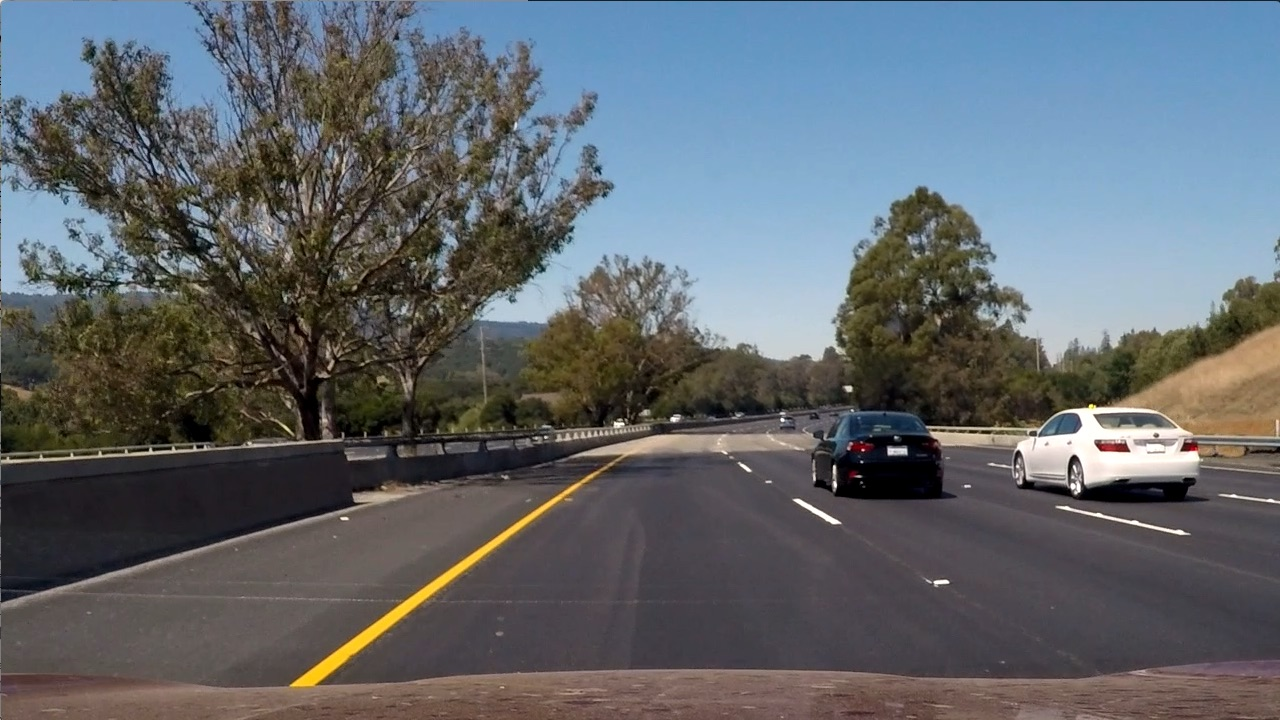
#> input picture p4-advanced-lane-lines/test_images/test6.jpg, 1280 x 720 px
$ python -i process.py   (imports and definitions only)   (Python 2 division)   (older library calls are emulated)
#> lines starting #> are read from the running program, lines starting #| are printed output that depends on the picture; after the words box and inside, x2 and y2 are one past the last pixel; in counts of white or black regions, pixels touching at a corner belong together
# coding:utf8
import cv2
import numpy as np
import matplotlib.pyplot as plt
from skimage import  img_as_ubyte
from moviepy.editor import VideoFileClip

left_up=(580,460)
right_up=(740,460)
left_down=(280,680)
right_down=(1050,680)

# [10 lines left out: function find_area, not called in this run]

def perspective_transform(image):
	img_h = image.shape[0]
	img_w = image.shape[1]
	#原图像待变换区域顶点坐标
	src = np.float32([left_up,left_down,right_up,right_down])
	#目标区域顶点坐标
	dst = np.float32([[200,0],[200,680],[1000,0],[1000,680]])
	#求得变换矩阵
	M = cv2.getPerspectiveTransform(src,dst)
	#进行透视变换
	warped = cv2.warpPerspective(image,M,(img_w,img_h),flags=cv2.INTER_NEAREST)
	return img_as_ubyte(warped),M

def gaussian_blur(image,kernel=(5,5)):
	return cv2.GaussianBlur(image,kernel,0)

def edge_detection(image,sobel_kernel=3,sc_threshold=(110, 255), sx_threshold=(20, 100)):

	img = np.copy(image)
	#转换为hsv格式
	hsv = cv2.cvtColor(img,cv2.COLOR_RGB2HLS).astype(np.float)
	h_channel = hsv[:,:,0]
	l_channel = hsv[:,:,1]
	s_channel = hsv[:,:,2]
	#使用s通道
	channel = s_channel
	#x方向梯度
	sobel_x = cv2.Sobel(channel,cv2.CV_64F,1,0,ksize = sobel_kernel)
	#二值化处理
	scaled_sobel_x = cv2.convertScaleAbs(255*sobel_x/np.max(sobel_x))
	sx_binary = np.zeros_like(scaled_sobel_x)
	#进行边缘检测
	sx_binary[(scaled_sobel_x >= sx_threshold[0]) & (scaled_sobel_x<=sx_threshold[1])] = 1
	s_binary = np.zeros_like(s_channel)
	#进行颜色检测
	s_binary[(channel>=sc_threshold[0]) & (channel<=sc_threshold[1])]=1
	flat_binary = np.zeros_like(sx_binary)
	#颜色和边缘叠加
	flat_binary[(sx_binary == 1) | (s_binary ==1)] =1

	return flat_binary

def roi(img,points=[(120, 710),(280, 0), (1100, 0), (1050,710)]):
	mask = np.zeros_like(img)

	if len(img.shape) >2:
		channel_count = image.shape[2]
		ignore_mask_color=(255,)*channel_count
	else:
		ignore_mask_color = 255
	vertices = np.array([points],dtype=np.int32)
	cv2.fillPoly(mask,vertices,ignore_mask_color)
	masked_image = cv2.bitwise_and(img,mask)
	return masked_image

# [16 lines left out: functions color_compare, plot_hist, not called in this run]

def findlines(roi_image):
	#获取直方图，得到车道大致位置
	histogram = np.sum(roi_image[int(roi_image.shape[0]/2):,:],axis=0)
	#输出图像
	out_image = np.dstack((roi_image,roi_image,roi_image)) * 255

	#图像中线x轴的坐标
	midpoint = np.int(histogram.shape[0]/2)
	#图像中线左侧车道x轴基准
	leftx_base = np.argmax(histogram[:midpoint])
	#图像中线右侧车道x轴基准
	rightx_base = np.argmax(histogram[midpoint:]) + midpoint

	#设置滑动窗口个数
	nwindows = 9
	#窗口高度
	window_height = np.int(roi_image.shape[0]/nwindows)
	#所有非零点坐标
	nonzero = roi_image.nonzero()
	#非零点y坐标，因为矩阵下标为（行，列），而行在坐标系里代表y轴
	nonzeroy = nonzero[0]
	#非零点x坐标,因为矩阵下标为（行，列），而列在坐标系里代表x轴
	nonzerox = nonzero[1]
	#左车道搜索起始点
	leftx_current = leftx_base
	#右车道搜索起始点
	rightx_current = rightx_base
	#窗口长度2*margin，即搜索中线左右80像素范围内的点
	margin = 80
	#窗口内超过50个点才会改变搜索中线
	minpix = 50
	#左车道窗口内像素点坐标
	left_lane_indices = []
	#右车道窗口内像素点坐标
	right_lane_indices = []


	for window in range(nwindows):
		#窗口上边线y值
		win_y_low = roi_image.shape[0] - (window + 1) * window_height
		#窗口下边线y值
		win_y_high = roi_image.shape[0] - window * window_height
		#窗口左下顶点坐标
		win_xleft_low = leftx_current - margin
		#窗口左上顶点坐标
		win_xleft_high = leftx_current + margin
		#窗口右下顶点坐标
		win_xright_low = rightx_current - margin
		#窗口右上顶点坐标
		win_xright_high = rightx_current + margin
		#画图
		# cv2.rectangle(out_image,(win_xleft_low,win_y_low),(win_xleft_high,win_y_high),(255,0,0),2)
		# cv2.rectangle(out_image,(win_xright_low,win_y_low),(win_xright_high,win_y_high),(255,0,0),2)
		#挑出左窗口范围内的点
		good_left_indices = ((nonzeroy >= win_y_low) & (nonzeroy < win_y_high)
			& (nonzerox >= win_xleft_low) & (nonzerox < win_xleft_high)).nonzero()[0]
		#挑出右窗口范围内的点
		good_right_indices = ((nonzeroy >= win_y_low) & (nonzeroy < win_y_high)
			& (nonzerox >= win_xright_low) & (nonzerox < win_xright_high)).nonzero()[0]

		left_lane_indices.append(good_left_indices)
		right_lane_indices.append(good_right_indices)

		if len(good_left_indices) > minpix:
			#将左车道搜索中线置为窗口内像素点x坐标的平均值
			leftx_current = np.int(np.mean(nonzerox[good_left_indices]))
		if len(good_right_indices) > minpix:
			#将右车道搜索中线置为窗口内像素点x坐标的平均值
			rightx_current = np.int(np.mean(nonzerox[good_right_indices]))

 	left_lane_indices = np.concatenate(left_lane_indices)
 	right_lane_indices = np.concatenate(right_lane_indices)

 	leftx = nonzerox[left_lane_indices]
 	lefty = nonzeroy[left_lane_indices]
 	rightx = nonzerox[right_lane_indices]
 	righty = nonzeroy[right_lane_indices]
 	#拟合左车道曲线
 	left_fit = np.polyfit(lefty,leftx,2)
 	#拟合右车道曲线
 	right_fit = np.polyfit(righty,rightx,2)
 	#y轴的坐标都是确定的，待确定的是x的坐标
 	ploty = np.linspace(0,roi_image.shape[0]-1,roi_image.shape[0])
 	#根据左车道y的坐标计算x的坐标
 	left_fitx = left_fit[0] * ploty ** 2 + left_fit[1] * ploty + left_fit[2]
 	#根据右车道y的坐标计算x的坐标
 	right_fitx = right_fit[0] * ploty ** 2 + right_fit[1] * ploty + right_fit[2]
 	#标记左车道点为红色
 	out_image[nonzeroy[left_lane_indices],nonzerox[left_lane_indices]] = [255,0,0]
 	#标记右车道点为蓝色
 	out_image[nonzeroy[right_lane_indices],nonzerox[right_lane_indices]] = [0,0,255]


 	ym_per_pix = 30.0/720
 	xm_per_pix = 3.7/720
 	y_eval = np.max(ploty)

 	left_fit_cr = np.polyfit(ploty * ym_per_pix,left_fitx * ym_per_pix,2)
 	right_fit_cr = np.polyfit(ploty * xm_per_pix,right_fitx * ym_per_pix,2)

 	#曲率半径公式
 	left_curverad = ((1 + (2*left_fit_cr[0]*y_eval*ym_per_pix + left_fit_cr[1])**2)**1.5)/np.absolute(2 * left_fit_cr[0])
 	right_curverad = ((1 + (2*right_fit_cr[0]*y_eval*ym_per_pix + right_fit_cr[1])**2)**1.5)/np.absolute(2 * right_fit_cr[0])

 	m_car = roi_image.shape[1]/2
 	m_lane = (left_fitx[0] + right_fitx[0])/2
 	offset_right_from_center_m = (m_lane - m_car)*xm_per_pix
 	avg_radius_meters = np.mean([left_curverad,right_curverad])

	return out_image,avg_radius_meters,offset_right_from_center_m,left_fitx,right_fitx,ploty

def to_real_world_scale(original,out_image,M,left_fitx,right_fitx,ploty):
	color_warp = np.zeros_like(out_image).astype(np.uint8)
	pts_left = np.array([np.transpose(np.vstack([left_fitx,ploty]))])
	pts_right = np.array([np.flipud(np.transpose(np.vstack([right_fitx,ploty])))])
	pts = np.hstack((pts_left,pts_right))
	cv2.fillPoly(color_warp,np.int_([pts]),(0,255,0))
	newwarp = cv2.warpPerspective(color_warp,np.linalg.inv(M),(original.shape[1],original.shape[0]))
	result = cv2.addWeighted(original,1,newwarp,0.3,0)
	return result

# [8 lines left out: function mark_lanes, not called in this run]

old_image_lines = None
l_fit_buffer = None
r_fit_buffer = None

def process_image(image):
	transform_image,M = perspective_transform(image)
	edge_image = edge_detection(transform_image)
	roi_image = roi(edge_image)
	out_image,avg_radius_meters,offset_right_from_center_m,left_fitx,right_fitx,ploty = findlines(roi_image)

	global old_image_lines
	global l_fit_buffer
	global r_fit_buffer

	#smoothing
	if old_image_lines is None:
		old_image_lines = roi_image

	ret = cv2.matchShapes(old_image_lines,roi_image,1,0.0)
	if ret<50:
		old_image_lines = roi_image
		if l_fit_buffer is None:
			l_fit_buffer = np.array([left_fitx])

		if r_fit_buffer is None:
			r_fit_buffer = np.array([right_fitx])

		l_fit_buffer = np.append(l_fit_buffer,[left_fitx],axis=0)[-20:]
		r_fit_buffer = np.append(r_fit_buffer,[right_fitx],axis=0)[-20:]

	l_fit_mean = np.mean(l_fit_buffer,axis=0)
	r_fit_mean = np.mean(r_fit_buffer,axis=0)
	after_process_image = to_real_world_scale(image,out_image,M,l_fit_mean,r_fit_mean,ploty)
	return after_process_image

# [20 lines left out: functions show_mark_lanes, main, not called in this run]

# [2 lines not run here, left out]

>>> import cv2
>>> picture = cv2.imread('test_images/test6.jpg')
#> picture is the input picture: shape (720, 1280, 3); mean B, G, R 107.9, 102.6, 97
>>> result = process_image(picture)
#> in perspective_transform, `warped = cv2.warpPerspective(image,M,(img_w,img_h),flags=cv2.INTER_NEA..`:
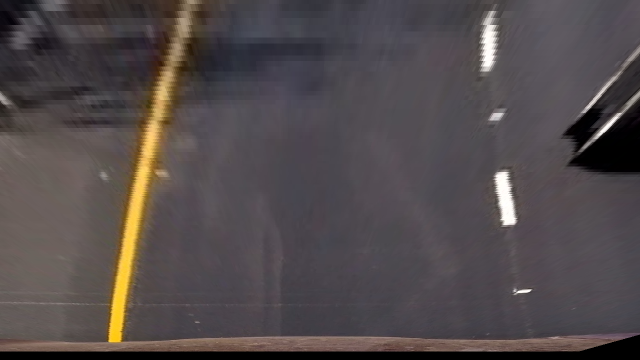
#> warped: shape (720, 1280, 3) (shown at 1/2 size); mean B, G, R 75.7, 74.8, 82.2
#> in process_image, `transform_image,M = perspective_transform(image)`: M = [[-0.717, -1.48, 1065.9], [-4.33e-16, -2.13, 981.5], [-1.09e-18, -0.00249, 1]]
#> in process_image, `edge_image = edge_detection(transform_image)`:
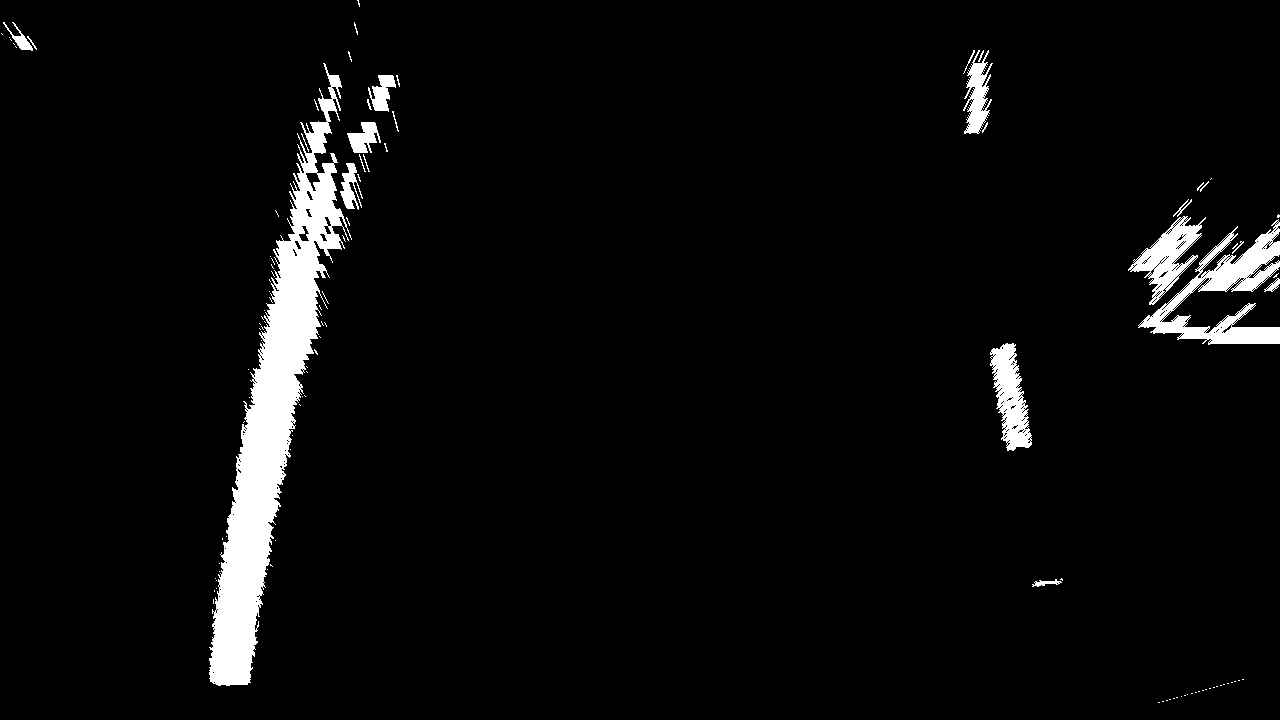
#> edge_image: shape (720, 1280); values 0 (black) and 1 (white), 4.3% white; 110 white regions (87 under 20 px), largest, box (x1, y1, x2, y2) and area: (209, 63, 352, 686) 24821, (1138, 219, 1280, 345) 5718, (990, 343, 1032, 451) 2496
#> in findlines, `histogram = np.sum(roi_image[int(roi_image.shape[0]/2):,:],axis=0)`: histogram = 1280 values, max 278 at index 253, min 0 at index 0, mean 13.34
#> in findlines, `leftx_base = np.argmax(histogram[:midpoint])`: leftx_base = 253
#> in findlines, `rightx_base = np.argmax(histogram[midpoint:]) + midpoint`: rightx_base = 1010
#> in findlines, `nonzero = roi_image.nonzero()`: nonzero = 30850 positions, rows 0 to 685, columns 209 to 1059
#> in findlines, `leftx_current = leftx_base`: leftx_current = 253
#> in findlines, `rightx_current = rightx_base`: rightx_current = 1010
#> the loop in findlines, `for window in range(nwindows):` made 9 passes
#> (win_xleft_low, win_xleft_high, win_xright_low, win_xright_high, leftx_current, rightx_current) on passes 2, 4, 5, 8, 9: (151, 311, 930, 1090, 238, 1045), (171, 331, 965, 1125, 265, 1014), (185, 345, 934, 1094, 283, 1005), (240, 400, 925, 1085, 346, 976), (266, 426, 896, 1056, 358, 977)
#> after the loop in findlines, `for window in range(nwindows):`: left_lane_indices = 9 items
#> in findlines, `right_lane_indices = np.concatenate(right_lane_indices)`: right_lane_indices = 3940 values, max 26645 at index 104, min 28 at index 3536, mean 11592.1
#> in findlines, `rightx = nonzerox[right_lane_indices]`: rightx = 3940 values, max 1059 at index 27, min 963 at index 3109, mean 999.8
#> in findlines, `righty = nonzeroy[right_lane_indices]`: righty = 3940 values, max 586 at index 101, min 50 at index 3536, mean 299
#> in findlines, `left_fit = np.polyfit(lefty,leftx,2)`: left_fit = [0.000184, -0.353, 384.7]
#> in findlines, `right_fit = np.polyfit(righty,rightx,2)`: right_fit = [0.000187, 0.0157, 974]
#> in findlines, `left_fitx = left_fit[0] * ploty ** 2 + left_fit[1] * ploty + left_fit[2]`: left_fitx = 720 values, max 384.7 at index 0, min 225.7 at index 719, mean 289.4
#> in findlines, `right_fitx = right_fit[0] * ploty ** 2 + right_fit[1] * ploty + right_..`: right_fitx = 720 values from 974 to 1082
#> in findlines, `left_fit_cr = np.polyfit(ploty * ym_per_pix,left_fitx * ym_per_pix,2)`: left_fit_cr = [0.00442, -0.353, 16.03]
#> in findlines, `right_fit_cr = np.polyfit(ploty * xm_per_pix,right_fitx * ym_per_pix,2)`: right_fit_cr = [0.295, 0.127, 40.59]
#> in findlines, `left_curverad = ((1 + (2*left_fit_cr[0]*y_eval*ym_per_pix + left_fit_c..`: left_curverad = 114.5
#> in findlines, `right_curverad = ((1 + (2*right_fit_cr[0]*y_eval*ym_per_pix + right_fi..`: right_curverad = 9619.9
#> in findlines, `m_lane = (left_fitx[0] + right_fitx[0])/2`: m_lane = 679.4
#> in findlines, `offset_right_from_center_m = (m_lane - m_car)*xm_per_pix`: offset_right_from_center_m = 0.202
#> in findlines, `avg_radius_meters = np.mean([left_curverad,right_curverad])`: avg_radius_meters = 4867.2
#> in process_image, `out_image,avg_radius_meters,offset_right_from_center_m,left_fitx,right..`: offset_right_from_center_m = 0.202; right_fitx = 720 values from 974 to 1082; ploty = 720 values from 0 to 719
#> in process_image, `ret = cv2.matchShapes(old_image_lines,roi_image,1,0.0)`: ret = 0
#> in process_image, `l_fit_mean = np.mean(l_fit_buffer,axis=0)`: l_fit_mean has the same summary as left_fitx in findlines
#> in process_image, `r_fit_mean = np.mean(r_fit_buffer,axis=0)`: r_fit_mean = 720 values from 974 to 1082
#> in to_real_world_scale, `pts_left = np.array([np.transpose(np.vstack([left_fitx,ploty]))])`: pts_left = 720 pairs, first value 225.7 to 384.7, second value 0 to 719
#> in to_real_world_scale, `pts_right = np.array([np.flipud(np.transpose(np.vstack([right_fitx,plo..`: pts_right = 720 pairs, first value 974 to 1082, second value 0 to 719
#> in to_real_world_scale, `pts = np.hstack((pts_left,pts_right))`: pts = 1440 pairs, first value 225.7 to 1082, second value 0 to 719
#> in to_real_world_scale, `cv2.fillPoly(color_warp,np.int_([pts]),(0,255,0))`:
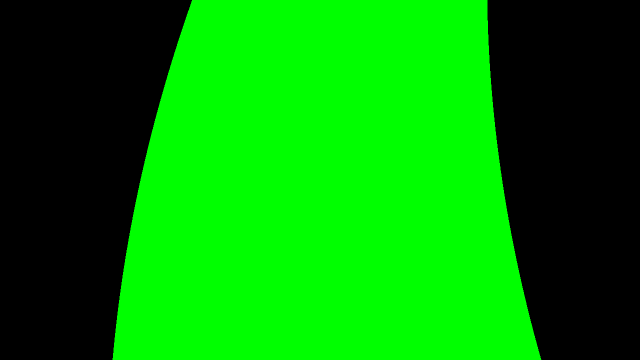
#> color_warp: shape (720, 1280, 3) (shown at 1/2 size); mean of channels 0, 1, 2 0, 144.2, 0; drawn as B, G, R
#> in to_real_world_scale, `result = cv2.addWeighted(original,1,newwarp,0.3,0)`:
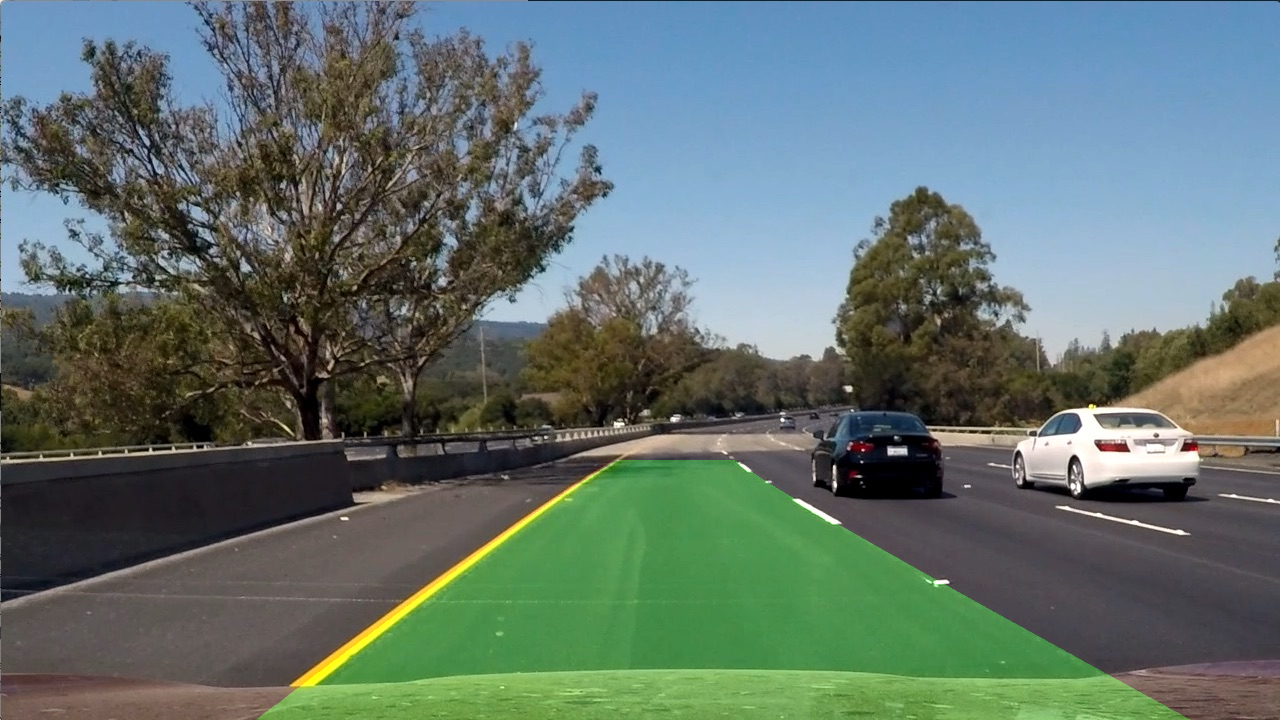
#> result: shape (720, 1280, 3); mean B, G, R 107.9, 113.9, 97
